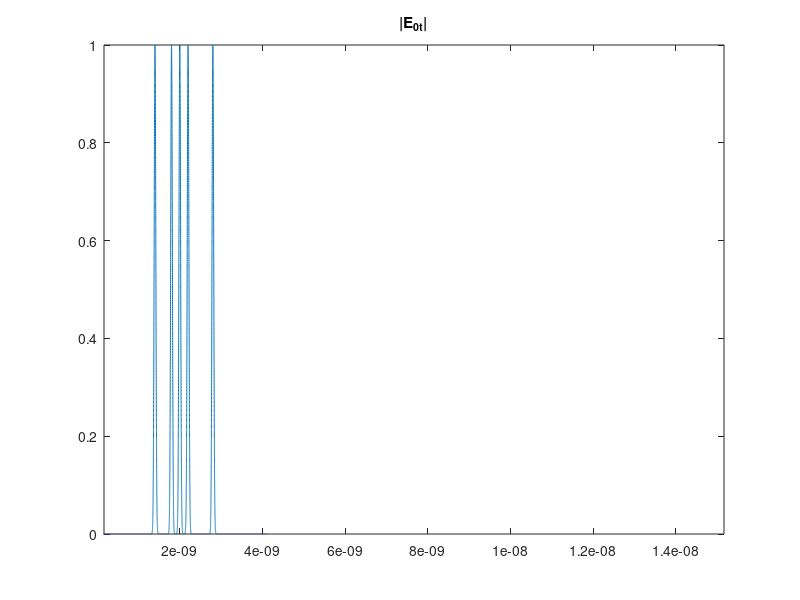
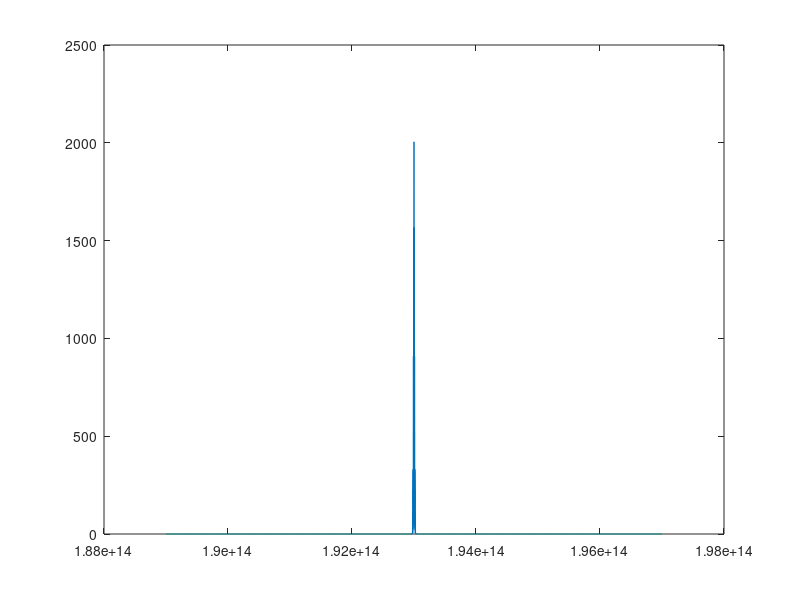
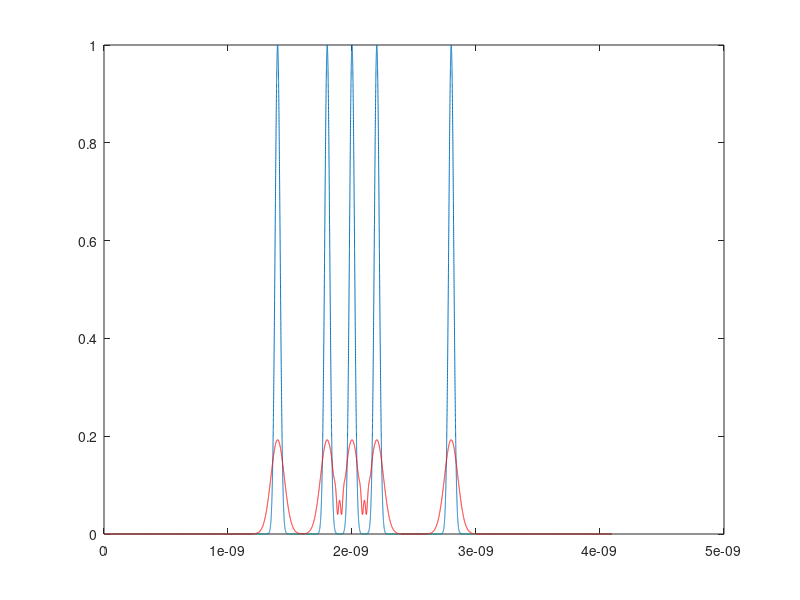
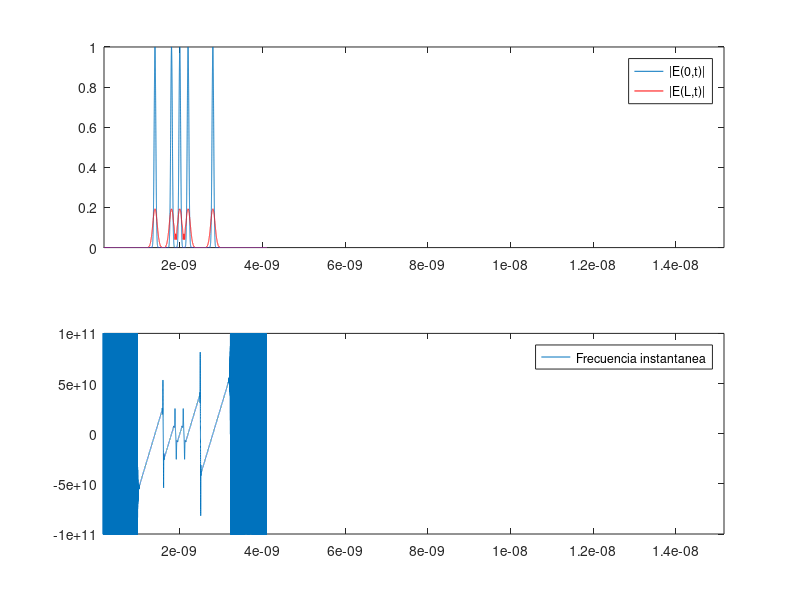

Recreate these plots in MATLAB, in order.
%%%% CODIGO TREN PULSOS - PASO BAJO EQUIVALENTE %%%%

%% 0.- Inicializacion variables
clear, clc
% Constates
c = 2.99793e8;
f_0 = 193e12;

% Parto ahora del dominio frecuencial para llegar al temporal en todo el
% bloque de tratamiento digital de senal

N_freq = 2.^15; % El paso bajo es mas rapido - Exige menos puntos
f_i = linspace(f_0-4e12, f_0+4e12, N_freq+1).'; % 4THz para cada lado desde f0
f_i_PB = f_i-f_0;  % Cambio de variable para formalismo paso bajo eq.
f_max = f_i(length(f_i),1)-f_i(1,1); 
f_muestreo = f_i(2,1)-f_i(1,1);

t_muestreo = 1./(f_max);
t_i = t_muestreo.*(0:1:N_freq).';

%% 1.- Definicion senal entrada dominio tiempo

% Parametros de entrada
A_0 = 1;
tau_0 = 20e-12;

% Secuencia de pulsos de entrada:
secuencia = [1 0 1 1 1 0 0 1];
k = length(secuencia); % Numero de pulsos del tren de pulsos
tau_d = (2000e-12 - 200e-12*(k/2-1)) : 200e-12 : (2000e-12+200e-12*(k/2));
% Tener cuidado si meto muchos pulsos necesito ventana mayor para que
% quepan, tendria que poner mas puntos en la estructura de datos

% Crea los diferentes pulsos espaciados
pulsos = zeros(size(t_i,1),k);

for ii=1:k

        pulsos(:,ii) = secuencia(ii).*A_0.*exp(-0.5.*((t_i-tau_d(ii))./tau_0).^2);
        
end

% Conforma un unico pulso con todos los pulsos definidos para reaprovechar
% el codigo
e_t_0 = zeros(length(pulsos),1);
for ii = 2:2:k
    
    e_t_0 = e_t_0 + pulsos(:,ii-1) + pulsos(:,ii);
    
end

E_f_0 = fftshift(fft(e_t_0));

%% Representacion temporal
figure, plot(t_i, abs(e_t_0)); 
title('|E_0_t|')
set(gca,'Xlim',[1e-9 3e-9])
% Ahora tenemos una amplitud compleja que tiene modulo y fase, sin embargo
% a la entrada solo tengo modulo, la fase es cero

%% Representacion frecuencial
figure(2), plot(f_i,abs(E_f_0))

%% 2.- Medio dispersivo: Parametros fibra optica

alfa_0 = 0.2; % dB/km
alfa_0_un = 0.1*log(10)*alfa_0/1000; % m^-1, queremos unidades naturales

n = 1.452;                  % Indice de grupo
L = 50e3;                   % Longitud: En metros
v_grupo = c/n;
t_grupo = L/v_grupo;
beta_0_1 = 0;
beta_0_2 = 20e-24*1e-3;    %ps^2/km

% H(L,-w) = H*(L,w) (Conjugado)
% Desprecio beta0 (afecta a todo igual y se quita)
% Desprecio beta0' porque me moveria la ventana. Si lo necesito despues
% puedo tener en cuenta el tg (minuto 06:30) - Por si acaso

H_f_L = exp(-0.5*alfa_0_un*L).*exp(-1i*beta_0_1*L*2*pi*(f_i-f_0)).*exp(-1i*0.5.*beta_0_2*L*(2*pi*(f_i-f_0)).^2);

%% Representacion funcion transferencia
%figure, plot(f_i, abs(H_f_L)) % Modulo de la funcion de transferencia
%figure, plot(f_i, unwrap(angle(H_f_L))) % Modulo de la funcion de transferencia
%set(gca,'Xlim',[f_0-1e12 f_0+1e12])
% La dependecia de la fase de la funcion de transferencia con respecto a la
% fase es cuadratica. Como el tiempo de grupo es la derivada de esta fase
% respecto a w, el tiempo de grupo es lineal respecto a omega.

%% Senal a la salida en el dominio frecuencia

%E_f_L = zeros(size(E_f_0));
%e_t_L = zeros(size(E_f_0));

%for ii=1:k

%      E_f_L(:,ii) = E_f_0(:,ii).*H_f_L;    
%      e_t_L(:,ii) = ifft(fftshift(E_f_L(:,ii)));
      
%end

E_f_L = E_f_0.*H_f_L;
e_t_L = ifft(fftshift(E_f_L));

%% Representacion
figure, plot(t_i,abs(e_t_0)), hold on
plot(t_i,abs(e_t_L),'r')
%set(gca,'Ylim',[0 2.24e-3])

%%
fase = unwrap(angle(e_t_L));
f_inst = inv(2*pi).*diff(fase)./diff(t_i);
% Como se distribuyen las componentes espectrales
figure, plot(t_i(1:length(t_i)-1,1),f_inst) 

%% 
subplot(211)
plot(t_i,abs(e_t_0)), hold on
plot(t_i,abs(e_t_L),'r')
legend('|E(0,t)|','|E(L,t)|')
set(gca,'Xlim',[0.9e-9 3.3e-9])     % Cambia segun la representacion

subplot(212)
plot(t_i(1:length(t_i)-1,1),f_inst)
legend('Frecuencia instantanea')
set(gca,'Xlim',[0.9e-9 3.3e-9])     % Cambia segun la representacion
set(gca,'Ylim',[-1e11 1e11])        